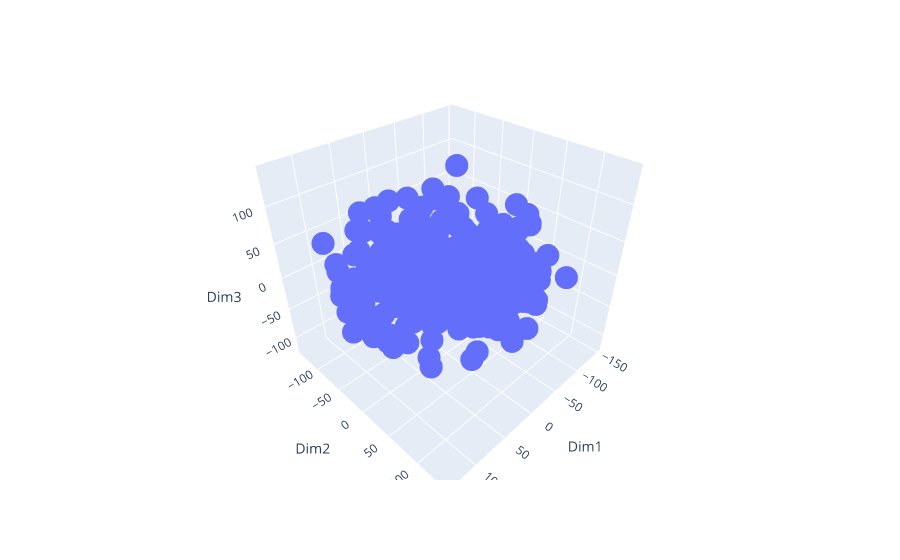

The notebook cell this image was saved under:
### Code cell
import plotly.express as px
df = px.data.iris()
fig = px.scatter_3d(Data2, x='Dim1', y='Dim2', z='Dim3',)
fig.show()

### Figure 1 — Plotly figure (JSON) as saved in the notebook; plotly's stock layout.template omitted (floating-point values rounded to 4 significant figures; data arrays with more than 128 entries replaced by an {"elided": "..."} marker saying what was removed)
{"data": [{"hovertemplate": "Dim1=%{x}<br>Dim2=%{y}<br>Dim3=%{z}<extra></extra>", "legendgroup": "", "marker": {"color": "#636efa", "symbol": "circle"}, "mode": "markers", "name": "", "scene": "scene", "showlegend": false, "type": "scatter3d", "x": {"elided": "234 float values"}, "y": {"elided": "234 float values"}, "z": {"elided": "234 float values"}}], "layout": {"legend": {"tracegroupgap": 0}, "margin": {"t": 60}, "scene": {"domain": {"x": [0, 1], "y": [0, 1]}, "xaxis": {"title": {"text": "Dim1"}}, "yaxis": {"title": {"text": "Dim2"}}, "zaxis": {"title": {"text": "Dim3"}}}}}
